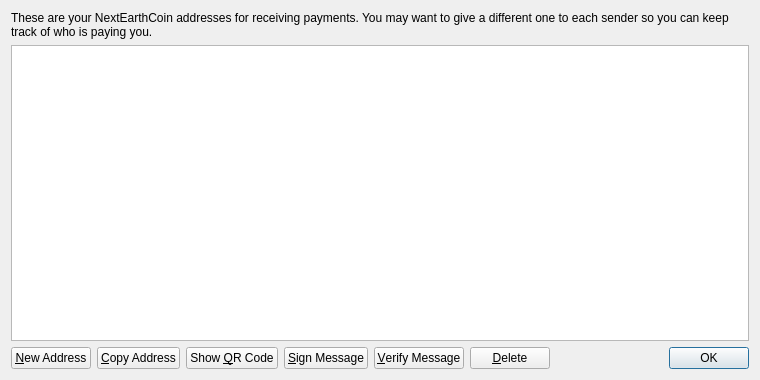
<?xml version="1.0" encoding="UTF-8"?>
<ui version="4.0">
 <class>AddressBookPage</class>
 <widget class="QWidget" name="AddressBookPage">
  <property name="geometry">
   <rect>
    <x>0</x>
    <y>0</y>
    <width>760</width>
    <height>380</height>
   </rect>
  </property>
  <property name="windowTitle">
   <string>Address Book</string>
  </property>
  <layout class="QVBoxLayout" name="verticalLayout">
   <item>
    <widget class="QLabel" name="labelExplanation">
     <property name="text">
      <string>These are your NextEarthCoin addresses for receiving payments. You may want to give a different one to each sender so you can keep track of who is paying you.</string>
     </property>
     <property name="textFormat">
      <enum>Qt::PlainText</enum>
     </property>
     <property name="wordWrap">
      <bool>true</bool>
     </property>
    </widget>
   </item>
   <item>
    <widget class="QTableView" name="tableView">
     <property name="contextMenuPolicy">
      <enum>Qt::CustomContextMenu</enum>
     </property>
     <property name="toolTip">
      <string>Double-click to edit address or label</string>
     </property>
     <property name="tabKeyNavigation">
      <bool>false</bool>
     </property>
     <property name="alternatingRowColors">
      <bool>true</bool>
     </property>
     <property name="selectionMode">
      <enum>QAbstractItemView::SingleSelection</enum>
     </property>
     <property name="selectionBehavior">
      <enum>QAbstractItemView::SelectRows</enum>
     </property>
     <property name="sortingEnabled">
      <bool>true</bool>
     </property>
     <attribute name="verticalHeaderVisible">
      <bool>false</bool>
     </attribute>
    </widget>
   </item>
   <item>
    <layout class="QHBoxLayout" name="horizontalLayout">
     <item>
      <widget class="QPushButton" name="newAddressButton">
       <property name="toolTip">
        <string>Create a new address</string>
       </property>
       <property name="text">
        <string>&amp;New Address</string>
       </property>
       <property name="icon">
        <iconset resource="../bitcoin.qrc">
         <normaloff>:/icons/add</normaloff>:/icons/add</iconset>
       </property>
      </widget>
     </item>
     <item>
      <widget class="QPushButton" name="copyToClipboard">
       <property name="toolTip">
        <string>Copy the currently selected address to the system clipboard</string>
       </property>
       <property name="text">
        <string>&amp;Copy Address</string>
       </property>
       <property name="icon">
        <iconset resource="../bitcoin.qrc">
         <normaloff>:/icons/editcopy</normaloff>:/icons/editcopy</iconset>
       </property>
      </widget>
     </item>
     <item>
      <widget class="QPushButton" name="showQRCode">
       <property name="text">
        <string>Show &amp;QR Code</string>
       </property>
       <property name="icon">
        <iconset resource="../bitcoin.qrc">
         <normaloff>:/icons/qrcode</normaloff>:/icons/qrcode</iconset>
       </property>
      </widget>
     </item>
     <item>
      <widget class="QPushButton" name="signMessage">
       <property name="toolTip">
        <string>Sign a message to prove you own a Bitcoin address</string>
       </property>
       <property name="text">
        <string>&amp;Sign Message</string>
       </property>
       <property name="icon">
        <iconset resource="../bitcoin.qrc">
         <normaloff>:/icons/edit</normaloff>:/icons/edit</iconset>
       </property>
      </widget>
     </item>
     <item>
      <widget class="QPushButton" name="verifyMessage">
       <property name="toolTip">
        <string>Verify a message to ensure it was signed with a specified Bitcoin address</string>
       </property>
       <property name="text">
        <string>&amp;Verify Message</string>
       </property>
       <property name="icon">
        <iconset resource="../bitcoin.qrc">
         <normaloff>:/icons/transaction_0</normaloff>:/icons/transaction_0</iconset>
       </property>
      </widget>
     </item>
     <item>
      <widget class="QPushButton" name="deleteButton">
       <property name="toolTip">
        <string>Delete the currently selected address from the list. Only sending addresses can be deleted.</string>
       </property>
       <property name="text">
        <string>&amp;Delete</string>
       </property>
       <property name="icon">
        <iconset resource="../bitcoin.qrc">
         <normaloff>:/icons/remove</normaloff>:/icons/remove</iconset>
       </property>
      </widget>
     </item>
     <item>
      <spacer name="horizontalSpacer">
       <property name="orientation">
        <enum>Qt::Horizontal</enum>
       </property>
       <property name="sizeHint" stdset="0">
        <size>
         <width>40</width>
         <height>20</height>
        </size>
       </property>
      </spacer>
     </item>
     <item>
      <widget class="QDialogButtonBox" name="buttonBox">
       <property name="sizePolicy">
        <sizepolicy hsizetype="Maximum" vsizetype="Fixed">
         <horstretch>0</horstretch>
         <verstretch>0</verstretch>
        </sizepolicy>
       </property>
       <property name="standardButtons">
        <set>QDialogButtonBox::Ok</set>
       </property>
      </widget>
     </item>
    </layout>
   </item>
  </layout>
 </widget>
 <resources>
  <include location="../bitcoin.qrc"/>
 </resources>
 <connections/>
</ui>
